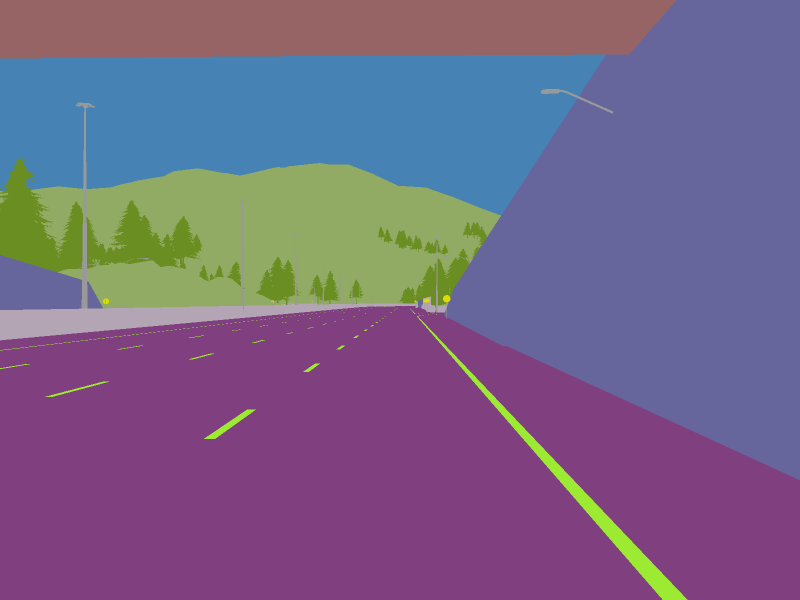
#> input picture data/mask/1.png, 1600 x 1200 px, found by its file name (shown at 1/2 size)
$ jupyter execute --allow-errors ALG1TEST2.ipynb
#> lines starting #> are read from the running program, lines starting #| are printed output that depends on the picture; after the words box and inside, x2 and y2 are one past the last pixel; in counts of white or black regions, pixels touching at a corner belong together
# Сначала переводим изображение в бинарное

[cell 1]
import os
import numpy as np
import cv2
import matplotlib.pyplot as plt
import math

destination = "all"
img_primal = cv2.imread(os.path.join(destination,str(1) + ".png"))
#> img_primal is the input picture: shape (1200, 1600, 3); mean B, G, R 135.1, 100.2, 117.1
img_primal = (img_primal.sum(axis = 2) == 441).astype("uint8") * 255
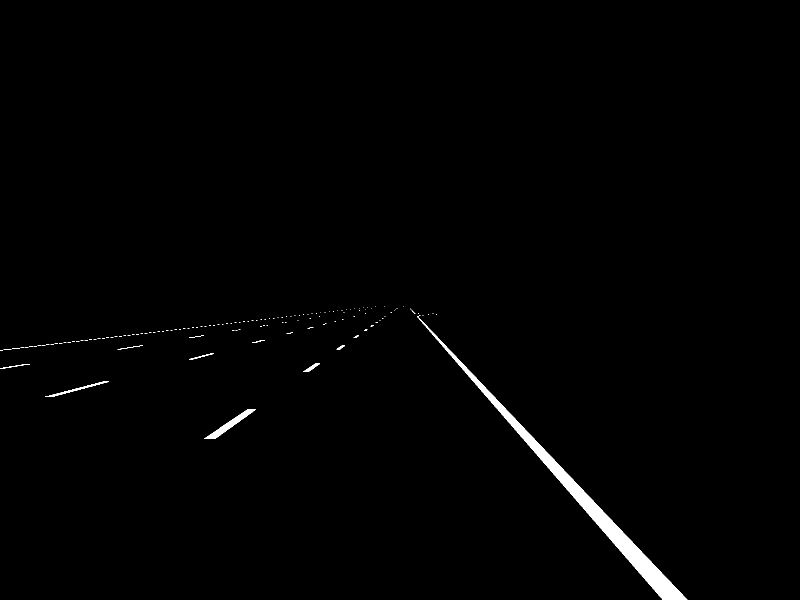
#> img_primal: shape (1200, 1600) (shown at 1/2 size); 0.91% white; 138 white regions (127 under 20 px), largest, box (x1, y1, x2, y2) and area: (834, 632, 1375, 1200) 14742, (408, 819, 512, 878) 1203, (90, 763, 218, 794) 451
plt.imshow(img_primal,cmap ="gray") # Show results
plt.show()

# Bird view преобразование, по факту сужаем нижнюю часть

[cell 2]
plt.rcParams["figure.figsize"] = (30,5)

IMAGE_H = 600
IMAGE_dH = int(IMAGE_H *2/4 + 50)
IMAGE_H = IMAGE_H - IMAGE_dH
IMAGE_W = 800

PARAMETERS ={
    "cost" : 10,
    "kernel":(3, 3),
    "max_dy": 10,
    "max_slices": 20,
    "min_line_len": 100,
    "sigma_coef": 0.8,
    "bottom_margin_for_classification": 25
}
CLASSES = {
    "isDash": 1,
    "isLine": 2,
    "isDoubleLine": 3,
    "isNone": 10
}

[cell 3]
def birdView(img_rimal,plot = False):
#> called with plot = True
    img = img_primal[IMAGE_dH:-1, 0:-1]
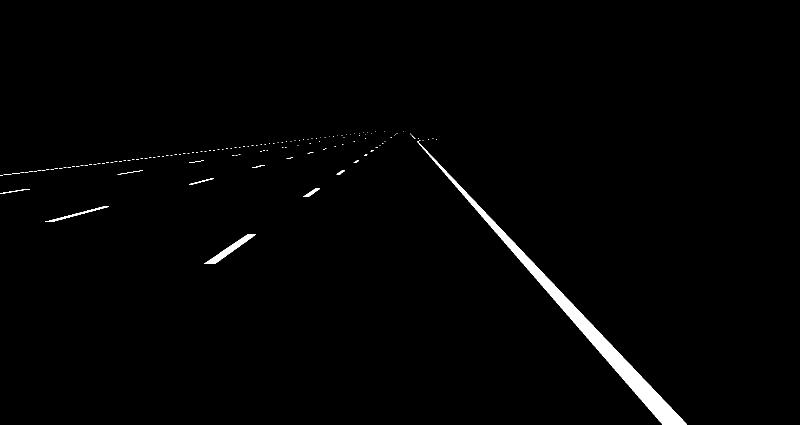
#> img: shape (849, 1599) (shown at 1/2 size); 1.3% white; 138 white regions (127 under 20 px), largest, box (x1, y1, x2, y2) and area: (834, 282, 1374, 849) 14692, (408, 469, 512, 528) 1203, (90, 413, 218, 444) 451
    src = np.float32([[0,0],[IMAGE_W,0],[400+80,IMAGE_H],[400 - 80, IMAGE_H]])
    dst = np.float32([[0, 0],[IMAGE_W, 0], [IMAGE_W, IMAGE_H],[0,IMAGE_H]])

    # [7 lines of commented-out code are left out]

    M = cv2.getPerspectiveTransform(src, dst) # The transformation matrix
    Minv = cv2.getPerspectiveTransform(dst, src) # Inverse transformation
    warped_img = cv2.warpPerspective(img, Minv, (IMAGE_W, IMAGE_H)) # Image warping
#> warped_img: shape (250, 800); every value is 0

    kernel = np.ones(PARAMETERS["kernel"], 'uint8')
    warped_img = cv2.dilate(warped_img, kernel, iterations=1)

    if plot:
        plt.imshow(img,cmap ='gray') # Show results
        plt.show()

        plt.imshow(warped_img,cmap ='gray') # Show results
        plt.show()
    return warped_img,img, M, Minv

[cell 4]
warped_img, img, M, Minv = birdView(img_primal,True)
#> M = [[1, -1.28, 0], [0, 0.2, 0], [0, -0.0032, 1]]; Minv = [[1, 6.4, 0], [0, 5, 0], [0, 0.016, 1]]

# Применяем метод связных компонент

[cell 5]
CCWS = cv2.connectedComponentsWithStats(warped_img)
#(numLabels, labels, stats, centroids) = CCWS

# Полученные сегменты:
## * Фильтруем по площади, убирая откровенно мелкие детали
## * Выделяем 2 точки у вершины сегмента, в дальнейшем "голова"
## TO DO выделить и хвосты + Проверять на выход за пределы изображения

[cell 6]
# [7 lines left out: function getMeanXpoint, not called in this run]

def pointHeadAndTail(CCWS,plot = False):
#> called with plot = True
    (numLabels, labels, stats, centroids) = CCWS
#> labels: shape (250, 800) int32; every value is 0
#> numLabels = 1; stats = [[0, 0, 800, 250, 200000]]; centroids = [[399.5, 124.5]]
    labels_index = list();
    segment_points =dict();
    for i in range(1,numLabels):

        x = stats[i, cv2.CC_STAT_LEFT]
        y = stats[i, cv2.CC_STAT_TOP]
        w = stats[i, cv2.CC_STAT_WIDTH]
        h = stats[i, cv2.CC_STAT_HEIGHT]


        #ПРОВЕРИТЬ ПРОВЕРИТЬ ПРОВЕРИТЬ проверку
        if h >= 7: ## тут удаляем малые обьекты h >= y_shift + max(h_segment)

            y_shift = max(2,int(0.05 * h))
            h_segment = min(int(0.2 * h),5)

            y_head_top = y + y_shift
            y_head_bot = y + h_segment + y_shift

            x_head_top_mean = getMeanXpoint(labels,x,y_head_top,w,i)[0]
            x_head_bot_mean = getMeanXpoint(labels,x,y_head_bot,w,i)[0]

            y_tail_top = y + h - h_segment - y_shift
            y_tail_bot = y + h - y_shift

            x_tail_top_mean = getMeanXpoint(labels,x,y_tail_top,w,i)[0]
            x_tail_bot_mean = getMeanXpoint(labels,x,y_tail_bot,w,i)[0]

            segment_points[i]  = (x_head_top_mean, y_head_top, x_head_bot_mean, y_head_bot,
                                 x_tail_top_mean, y_tail_top, x_tail_bot_mean, y_tail_bot)
            labels_index.append(i)
#> after the loop, labels_index = []; segment_points = 0 items

            # тут проверка, но кажется изза метода связных компонент она излишня
            #if(x_head_top_mean != None) & (x_head_bot_mean != None) & (x_tail_top_mean != None) & (x_tail_bot_mean != None):
            #    segment_points[i]  = (x_head_top_mean, y_head_top, x_head_bot_mean, y_head_bot)
            #    labels_index.append(i)

    if(plot):
        ###printing
        componentMask = np.zeros((IMAGE_H,IMAGE_W),dtype = "uint8")
        for i in labels_index:
            componentMask += (labels == i).astype("uint8") * 255
#> this loop made 0 passes

        plt.imshow(componentMask)
        for i in labels_index:
            x0,y0,x1,y1,x2,y2,x3,y3 = segment_points[i]
            plt.plot(x0,y0, color='blue', marker='o',markersize = 3)
            plt.plot(x1,y1, color='red', marker='o',markersize = 3)
            plt.plot(x2,y2, color='blue', marker='o',markersize = 3)
            plt.plot(x3,y3, color='red', marker='o',markersize = 3)
        plt.show()
    return labels_index, segment_points

def pointHeadAndTail2(CCWS,labels_index,segments_Linepoints,plot=False):
    (numLabels, labels, stats, centroids) = CCWS

    segment_points = dict()
    for index in labels_index:
        points = segments_Linepoints[index]
        segment_points[index] = [points[0][0],points[0][1],points[1][0],points[1][1],
                                 points[-2][0],points[-2][1],points[-1][0],points[-1][1]]


    if(plot):
        ###printing
        componentMask = np.zeros((IMAGE_H,IMAGE_W),dtype = "uint8")
        for i in labels_index:
            componentMask += (labels == i).astype("uint8") * 255

        plt.imshow(componentMask)
        for i in labels_index:
            x0,y0,x1,y1,x2,y2,x3,y3 = segment_points[i]
            plt.plot(x0,y0, color='blue', marker='o',markersize = 3)
            plt.plot(x1,y1, color='red', marker='o',markersize = 3)
            plt.plot(x2,y2, color='blue', marker='o',markersize = 3)
            plt.plot(x3,y3, color='red', marker='o',markersize = 3)
        plt.show()

    return (segment_points)

[cell 7]
labels_index, segment_points = pointHeadAndTail(CCWS,True)
#> labels_index = []; segment_points = 0 items
segment_points

# Находим расстояния от прямых головы до точек хвоста (пока что до головы)
# Находим углы между прямыми головы и хвоста(пока головы)

$$ \frac{x - x_1}{x_2 - x_1} = \frac{y - y_1}{y_2 - y_1}$$
$$ x = y\frac{x_2 - x_1}{y_2 - y_1} - y_1\frac{x_2 - x_1}{y_2 - y_1} + x_1$$
$$ x - y\frac{x_2 - x_1}{y_2 - y_1} + y_1\frac{x_2 - x_1}{y_2 - y_1} - x_1 = 0$$
$$ Ax +By + C = 0 $$
$$ distance(Ax +By+C =0, (x0,y0)) = \frac{|Ax_0 + By_0 + C|}{\sqrt{A^2 + B^2}} $$
Или так, если прямая проходит через 2 точки $$ P_1, P_2 $$

[cell 8]
sqrt = np.sqrt
# [13 lines left out: functions getDistance2, angleBetweenVectors, not called in this run]


def linkSegments(labels_index, segment_points,plot = False):
#> called with plot = False
    labels_count = len(labels_index)
#> labels_count = 0
    connected_segments = [set([labels_index[i]]) for i in range(0,labels_count)]
#> connected_segments = []
    for i in range(0,labels_count):
        label_index1 = labels_index[i]
        x1,y1,x2,y2,*v = segment_points[label_index1]
        p1,p2 = (x1,y1),(x2,y2)


        for j in range(0,labels_count):
            if(j != i):
                label_index2 = labels_index[j]
                x_1,y_1,x_2,y_2,x3,y3,x4,y4 = segment_points[label_index2]
                p3,p4 = (x3,y3),(x4,y4)


                d12_3 = getDistance2(p1,p2,p3)
                d12_4 = getDistance2(p1,p2,p4)
                d34_1 = getDistance2(p3,p4,p1)
                d34_2 = getDistance2(p3,p4,p2)
                dist_g = [d12_3,d12_4,d34_1,d34_2]

                dist_r = [None]*4
                dist_r[0] = angleBetweenVectors(p2,p1,p1,p3)
                dist_r[1] = angleBetweenVectors(p2,p1,p1,p4)
                dist_r[2] = angleBetweenVectors(p3,p4,p4,p1)
                dist_r[3] = angleBetweenVectors(p3,p4,p4,p2)


                mean_dir = np.mean(dist_r)
                mean_geo = np.mean([d12_3,d12_4,d34_1,d34_2])
                var_dir = np.var(dist_r)
                var_geo = np.var([d12_3,d12_4,d34_1,d34_2])

                new_dist_r = [(dist_r[k] - mean_dir) / sqrt(var_dir) * sqrt(var_geo) + mean_geo for k in range(0,4) ]
                cost = np.mean([(dist_g[k] + new_dist_r[k])/2 for k in range(0,4)])

            #print(label_index1,label_index2,dist_r, dist_g)


    # соединяем множества номеров сегментов
                segment_group_index1, segment_group_index2 = 0,0
                if cost < PARAMETERS["cost"]:
                    #print(label_index1,label_index2)
                    for k in range(len(connected_segments)):
                        segment_group = connected_segments[k]

                        if label_index1 in segment_group:
                            segment_group_index1 = k
                        if label_index2 in segment_group:
                            segment_group_index2 = k

                    if(segment_group_index1 != segment_group_index2):
                        connected_segments[segment_group_index1] = connected_segments[segment_group_index1].union(connected_segments[segment_group_index2])
                        connected_segments.pop(segment_group_index2)
                if(plot):
                    print(label_index1,label_index2,cost)
    return connected_segments

[cell 9]
connected_segments = linkSegments(labels_index, segment_points)
#> connected_segments = []

## Каждый классифицированный сегмент разбиваем на точки для фита
Точки выбираются путем среденго по Х, затем у каждого сегмента удаляются те точки которые лежат за -sigma, что гарантирует что все точки лежат на жирной прямой а не на кончиках сегмента.

[cell 10]
# принимает карту, начальная точка (x,y), ширину w, сравниваем все точки с index

def pointMeanPoints(CCWS,labels_index,plot = False):
#> called with plot = True
    (numLabels, labels, stats, centroids) = CCWS
#> numLabels = 1; stats = [[0, 0, 800, 250, 200000]]; centroids = [[399.5, 124.5]]
    segments_linePoints = dict()

    for index in labels_index:
        segments_linePoints[index] = list()
        x_left = stats[index, cv2.CC_STAT_LEFT]
        y = stats[index, cv2.CC_STAT_TOP]
        w = stats[index, cv2.CC_STAT_WIDTH]
        h = stats[index, cv2.CC_STAT_HEIGHT]


        dy = max(PARAMETERS["max_dy"], h // PARAMETERS["max_slices"])
        dy = min(max((1,h // 4)),dy)

        newY = y
        buffer = list()
        while(newY < y + h):
            x_mean, x_min, x_max = getMeanXpoint(labels,x_left,newY,w,index)

            if(x_mean == None):
                continue
            buffer.append(((x_mean,newY),x_max - x_min))
            newY += dy

        line_width = [ line_w for point, line_w in buffer]
        sigma = np.std(line_width)
        mean = np.mean(line_width)
        new_linePoints = list([point for point, line_width in buffer if line_width - mean >= -sigma * PARAMETERS["sigma_coef"]])
        if(len(new_linePoints) >= 2):
            segments_linePoints[index] = new_linePoints
        else:
            segments_linePoints[index] = list([point for point, line_width in buffer])
#> after the loop, segments_linePoints = 0 items


#####ploting########################

        #for ploting
    if(plot):
        res = np.zeros((IMAGE_H,IMAGE_W),dtype = "uint8")
        for index in labels_index:
            res += (labels == index).astype("uint8") * 255

            for point in segments_linePoints[index]:
                x,y = point
                plt.plot(x,y,marker='o',markersize = 3)

        plt.imshow(res,cmap ="gray")
        plt.show()
    return segments_linePoints

[cell 11]
segments_linePoints = pointMeanPoints(CCWS,labels_index,True)
#> segments_linePoints = 0 items
#plt.imshow(warped_img,cmap ='gray') # Show results
#plt.show()

[cell 12]
connected_segments

## Фитинг точек до кривых третьего порядка

[cell 13]
def fitLines(CCWS,segments_linePoints,plot = False):
#> called with plot = False
    (numLabels, labels, stats, centroids) = CCWS
#> numLabels = 1; stats = [[0, 0, 800, 250, 200000]]; centroids = [[399.5, 124.5]]
    segments_lineCoef = list()

    for connected_segment_indexes in connected_segments:
        #определяем размерность проблемы
        shape_j = 0
        for index in connected_segment_indexes:
            shape_j +=len(segments_linePoints[index])

        A = np.zeros((shape_j,4))
        Y = np.zeros((shape_j,1))# for plotting
        X = np.zeros((shape_j,1))

        # Для каждого связанного сегмента строим матрицу A и X, по точкам
        j = 0
        for index in connected_segment_indexes:
            for i in range(len(segments_linePoints[index])):
                x,y = segments_linePoints[index][i]

                A[j] = [y**3,y**2,y,1]
                Y[j] = y # for plotting
                X[j] = x
                j += 1

        # Фитинг + остаток
        coefs,residual = np.linalg.lstsq(A,X,rcond=-1)[0:2]
        segments_lineCoef.append(coefs)

    ############# for plotting############
        if(plot):
            res = np.zeros(labels.shape,dtype = bool) #for plot
            for index in connected_segment_indexes:
                res = np.logical_or(res,labels == index) #for plot
            linApprox = lambda y: np.array([y**3,y**2,y,1]) @ coefs

            Y_approx = np.linspace(0,IMAGE_H,100,dtype = int)
            X_approx = np.array([linApprox(x) for x in Y[:,0]],dtype = int)
            X_approx2 = np.array([linApprox(x) for x in Y_approx],dtype = int)


            plt.plot(X_approx2,Y_approx)

            print(residual,np.linalg.norm(X - A @ coefs))
            res = res.astype("uint8") * 255
            plt.imshow(res,cmap ="gray")
#> after the loop, segments_lineCoef = []
    if(plot):
        plt.show()


    return segments_lineCoef

segments_lineCoef = fitLines(CCWS,segments_linePoints)
#> segments_lineCoef = []

## Класиификация по кривым

### Отсев:
1) Вырезаем кривые которые пересекают остальные кривые (раметка параллельная)

2) Оставляем только те линии которые пересекают низ фотографии (разметка начинается снизу)

### Текущие классификации:
1) Все кривые интегрируются в боксе своего сегмента, если длина полученного отрезка больше эталона то это прямая

2) По дефолту все классы это деши

[cell 14]
import scipy.integrate as integrate


#return dv - единичную длину кривой 3го порядка (требует интегрирования)
def getLen_of_line(x,coefs):
    a,b,c,d = coefs
    return ((3 * a * x**2 + 2 * b * x + c)**2 + 1)**(1/2)


#классы разметок

def classification(CCWS,connected_segments,segments_lineCoef,plot = False):
#> called with plot = True
    (numLabels, labels, stats, centroids) = CCWS
#> numLabels = 1; stats = [[0, 0, 800, 250, 200000]]; centroids = [[399.5, 124.5]]
    #Просто часто используются
    countOfLines = len(connected_segments)
#> countOfLines = 0
    segments_classification = [CLASSES["isDash"]] * countOfLines
#> segments_classification = []

    y0 = 0
    Y_Top = np.array([y0**3,y0**2,y0,1])
    ybot = IMAGE_H - PARAMETERS["bottom_margin_for_classification"]
    Y_Bot = np.array([ybot**3,ybot**2,ybot,1])


    #########Вырезаем тех кто пересекает остальных###############

    segments_intersection = [set() for x in range(countOfLines)]
    for i in range(countOfLines):
        lineCoefs_first = segments_lineCoef[i]
        for j in range(i+1,countOfLines):
            lineCoefs_second = segments_lineCoef[j]

            x1_top = Y_Top @ lineCoefs_first
            x1_bot = Y_Bot @ lineCoefs_first

            x2_top = Y_Top @ lineCoefs_second
            x2_bot = Y_Bot @ lineCoefs_second

            if (x1_top < x2_top) ^ (x1_bot < x2_bot): # детектировано пересечение
                segments_intersection[i].add(j)
                segments_intersection[j].add(i)


    lenOfSets = np.array([ len(intersection_set) for intersection_set in segments_intersection])
    maxCount_intersections = max(lenOfSets)

    while maxCount_intersections > 0:

        indexes = np.where(lenOfSets == maxCount_intersections)[0]
        for index in indexes:
            segments_intersection[index] = set()
            segments_classification[index] = CLASSES["isNone"]

        for intersection_set in segments_intersection:
            for index in indexes:
                intersection_set.discard(index)

        lenOfSets = np.array([ len(intersection_set) for intersection_set in segments_intersection])
        maxCount_intersections = max(lenOfSets)

    ###########линия должна начинаться внизу экрана############
    for i in range(countOfLines):
        coefs = segments_lineCoef[i]
        currentType = segments_classification[i]


        Y = np.array([ybot**3, ybot**2, ybot, 1])
        x = Y @ coefs
        if (x < 0) | (IMAGE_W < x):
            currentType = max(currentType,CLASSES["isNone"])
            segments_classification[i] = currentType

    ##########после отсева классифицируем##########
    for i in range(countOfLines):
        coefs = segments_lineCoef[i]
        connected_segment_indexes = connected_segments[i]
        currentType = segments_classification[i]

        if(currentType != CLASSES["isNone"]):
            for index in connected_segment_indexes:

                #длина линии в прямоугольнике сегмента, в классе прямой должен быть длинный сегмент
                y = stats[index, cv2.CC_STAT_TOP]
                h = stats[index, cv2.CC_STAT_HEIGHT]

                integral = abs(integrate.quad(lambda x: getLen_of_line(x,coefs), y, y+h,limit = 10)[0])

                if(integral > PARAMETERS["min_line_len"]):
                    currentType = max(currentType,CLASSES["isLine"])
                #print(index,integral)
        segments_classification[i] = currentType

    if(plot):
        for classification, coefs in zip(segments_classification,segments_lineCoef):
            if(classification != CLASSES["isNone"]):
                linApprox = lambda y: np.array([y**3,y**2,y,1]) @ coefs
                Y_approx = np.linspace(0,IMAGE_H,100,dtype = int)
                X_approx = np.array([linApprox(x) for x in Y_approx],dtype = int)
                color = 'green' if(classification == CLASSES["isDash"]) else "red"
                plt.plot(X_approx,Y_approx,color =color)
        plt.imshow(warped_img,cmap ='gray') # Show results
        plt.show()

    return segments_classification
#> (the rest of this cell did not finish here and is left out)

[cell 15]
# [18 lines left out: function turnPerspective, not called in this run]

#> (the rest of this cell did not finish here and is left out)

[cell 16]
destination = "all"
#> (the rest of this cell did not finish here and is left out)

[cell 17]
pointHeadAndTail2(CCWS,labels_index,segments_linePoints,True)
#> in pointHeadAndTail2, `(numLabels, labels, stats, centroids) = CCWS`: numLabels = 1; stats = [[0, 0, 800, 250, 200000]]; centroids = [[399.5, 124.5]]
#> after the loop in pointHeadAndTail2, `for index in labels_index:`: segment_points = 0 items
